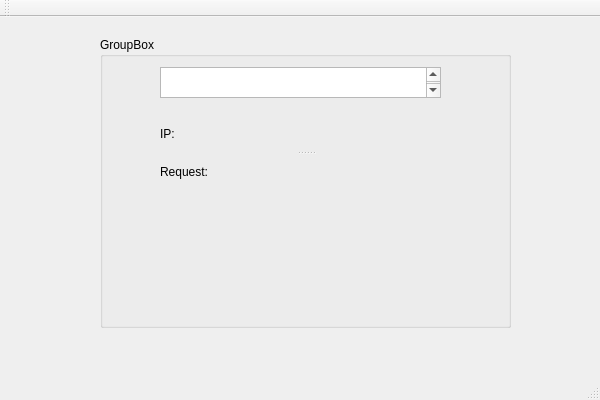
<?xml version="1.0" encoding="UTF-8"?>
<ui version="4.0">
	<class>ThirdWindow</class>
	<widget class="QMainWindow" name="ThirdWindow">
		<property name="geometry">
			<rect>
				<x>0</x>
				<y>0</y>
				<width>600</width>
				<height>400</height>
			</rect>
		</property>
		<property name="windowTitle">
			<string>MainWindow</string>
		</property>
		<widget class="QWidget" name="centralWidget">
			<widget class="QGroupBox" name="groupBox">
				<property name="geometry">
					<rect>
						<x>100</x>
						<y>20</y>
						<width>411</width>
						<height>291</height>
					</rect>
				</property>
				<property name="title">
					<string>GroupBox</string>
				</property>
				<widget class="QTextEdit" name="textEdit">
					<property name="geometry">
						<rect>
							<x>60</x>
							<y>30</y>
							<width>281</width>
							<height>31</height>
						</rect>
					</property>
					<property name="html">
						<string>
							&lt;!DOCTYPE HTML PUBLIC &quot;-//W3C//DTD HTML 4.0//EN&quot; &quot;http://www.w3.org/TR/REC-html40/strict.dtd&quot;&gt;
							&lt;html&gt;&lt;head&gt;&lt;meta name=&quot;qrichtext&quot; content=&quot;1&quot; /&gt;&lt;meta charset=&quot;utf-8&quot; /&gt;&lt;style type=&quot;text/css&quot;&gt;
							p, li { white-space: pre-wrap; }
							hr { height: 1px; border-width: 0; }
							li.unchecked::marker { content: &quot;\2610&quot;; }
							li.checked::marker { content: &quot;\2612&quot;; }
							&lt;/style&gt;&lt;/head&gt;&lt;body style=&quot; font-family:'Segoe UI'; font-size:9pt; font-weight:400; font-style:normal;&quot;&gt;
							&lt;p align=&quot;center&quot; style=&quot; margin-top:0px; margin-bottom:0px; margin-left:0px; margin-right:0px; -qt-block-indent:0; text-indent:0px;&quot;&gt;&lt;span style=&quot; font-weight:700; font-style:italic;&quot;&gt;Start to read mail...&lt;/span&gt;&lt;/p&gt;&lt;/body&gt;&lt;/html&gt;
						</string>
					</property>
				</widget>
				<widget class="QSplitter" name="splitter">
					<property name="geometry">
						<rect>
							<x>60</x>
							<y>80</y>
							<width>291</width>
							<height>71</height>
						</rect>
					</property>
					<property name="orientation">
						<enum>Qt::Orientation::Vertical</enum>
					</property>
					<widget class="QLabel" name="IP">
						<property name="text">
							<string>IP:</string>
						</property>
					</widget>
					<widget class="QLabel" name="request">
						<property name="text">
							<string>Request:</string>
						</property>
					</widget>
				</widget>
			</widget>
		</widget>
		<widget class="QMenuBar" name="menuBar">
			<property name="geometry">
				<rect>
					<x>0</x>
					<y>0</y>
					<width>600</width>
					<height>21</height>
				</rect>
			</property>
		</widget>
		<widget class="QToolBar" name="mainToolBar">
			<attribute name="toolBarArea">
				<enum>TopToolBarArea</enum>
			</attribute>
			<attribute name="toolBarBreak">
				<bool>false</bool>
			</attribute>
		</widget>
		<widget class="QStatusBar" name="statusBar"/>
	</widget>
	<layoutdefault spacing="6" margin="11"/>
	<resources/>
	<connections/>
</ui>
